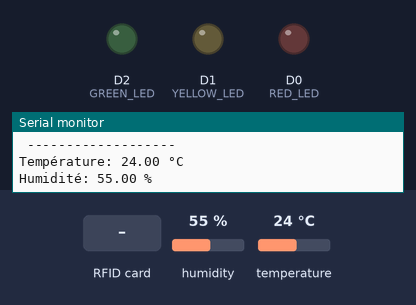
The sketch below on a simulated ESP8266 (NodeMCU). On the bench: output pins drawn as LEDs (lit = HIGH), the last lines printed to the serial monitor. The test bench sets the inputs (shaded band); at power-on: humidity 55 %, temperature 24 °C. WiFi joins after 1.5 s; servers stay silent unless stated; network time is answered at once with the bench clock; the local clock reads 2024-03-15 10:24:30 at power-on unless the sketch sets it; no MQTT or app messages arrive unless stated.

Above: at 2.7 s.
2.8 s: RFID card 40 AC 1C 7A held to the reader
At 4.2 s:
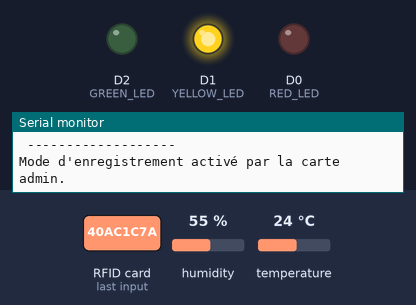
6.2 s: RFID card 5E 7A 19 C4 held to the reader
8.2 s: RFID card 5E 7A 19 C4 held to the reader
At 9.4 s:
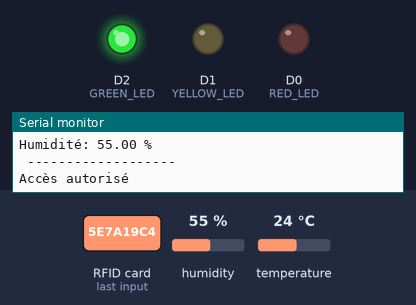
Timing chart, 0 to 11.3 s (numbered marks = the images above; inputs shaded):
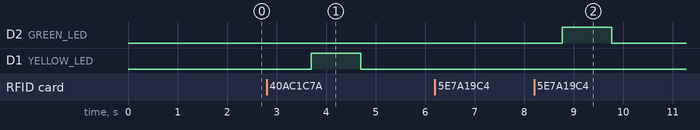

Measured:
- after the input at 2.8 s, D1 (YELLOW_LED): LOW → HIGH after 0.90 s, → LOW 1.0 s later
- after the input at 8.2 s, D2 (GREEN_LED): LOW → HIGH after 0.57 s, → LOW 1.0 s later

The sketch:

zone_rouge_1.ino
```cpp
#include <ESP8266WiFi.h>
#include <PubSubClient.h>
#include <SPI.h>
#include <MFRC522.h>
#include <DHT.h>
#include <TimeLib.h>
#include <NTPClient.h>
#include <WiFiUdp.h>

// Broches pour le capteur de température et d'humidité
#define DHT_PIN D3
#define DHT_TYPE DHT22

// Broches pour le lecteur RFID
#define SS_PIN D8
#define RST_PIN D4

// Broches pour les LEDs
#define RED_LED D0
#define YELLOW_LED D1
#define GREEN_LED D2

// Initialisation des capteurs
DHT dht(DHT_PIN, DHT_TYPE);
MFRC522 mfrc522(SS_PIN, RST_PIN);

// Configuration du réseau WiFi
const char* ssid = "Groupe3-IoT"; // Remplacez par le SSID de votre réseau WiFi
const char* password = "tpRT9025"; // Remplacez par le mot de passe de votre réseau WiFi

// Configuration du serveur MQTT
const char* mqtt_server = "192.168.1.100"; // Remplacez par l'adresse IP de votre serveur MQTT
const char* rfidTopic = "datacenter/sensors/RFID";

// Initialisation du client WiFi et MQTT
WiFiClientSecure espClient;
PubSubClient client(espClient);

// Liste des cartes autorisées
String card_list[10] = {"40AC1C7A"}; // Carte admin pré-enregistrée
int total_card = 1; // Commence à 1 en raison de la carte admin
String card_num;

// Variables pour le mode d'enregistrement
#define DELAI_PASSAGE_CARTE_MAITRE 10000
bool isRegisterMode = false;
unsigned long masterCardPresentedTime = 0;

// Variable pour vérifier si le capteur de température est trouvé
bool temperatureSensorFound = false;

// Variables pour stocker l'heure de début et de fin de l'accès
unsigned long accessStartTime = 0;
unsigned long accessEndTime = 0;

// Variables pour la gestion du temps
WiFiUDP ntpUDP;
NTPClient timeClient(ntpUDP, "europe.pool.ntp.org", 7200); // Décalage horaire pour la France (7200 secondes)

// Fonction de configuration, appelée une fois au démarrage
void setup() {
  Serial.begin(115200);

  // Configuration du client MQTT et du réseau WiFi
  espClient.setInsecure();
  client.setServer(mqtt_server, 8883);
  setup_wifi();

  // Initialisation des capteurs et des broches
  SPI.begin();
  mfrc522.PCD_Init();
  pinMode(RED_LED, OUTPUT);
  pinMode(YELLOW_LED, OUTPUT);
  pinMode(GREEN_LED, OUTPUT);
  digitalWrite(RED_LED, LOW);
  digitalWrite(YELLOW_LED, LOW);
  digitalWrite(GREEN_LED, LOW);
  setupSensors();

  // Démarrer la mise à jour de l'heure via NTP
  timeClient.begin();
}

// Fonction principale, exécutée en boucle
void loop() {
  // Mettre à jour l'heure via NTP
  timeClient.update();

  // Vérification de la connexion MQTT
  if (!client.connected()) {
    reconnect();
  } else {
    // Vérification du lecteur RFID
    checkRFID();

    // Lecture et publication de la température et de l'humidité
    readAndPublishTemperature();
    readAndPublishHumidity();
    delay(1000);
  }
  Serial.println("\n -------------------"); // Ajout d'une nouvelle ligne
  // Maintien de la connexion MQTT active
  client.loop();
}

// Fonction pour obtenir le numéro de carte RFID
String getCardNumber() {
  String UID = "";
  for (byte i = 0; i < mfrc522.uid.size; i++) {
    UID.concat(String(mfrc522.uid.uidByte[i] < 0x10 ? "0" : ""));
    UID.concat(String(mfrc522.uid.uidByte[i], HEX));
  }
  UID.toUpperCase();
  return UID;
}

// Fonction pour vérifier le lecteur RFID
void checkRFID() {
  if (mfrc522.PICC_IsNewCardPresent() && mfrc522.PICC_ReadCardSerial()) {
    card_num = getCardNumber();

    // Vérification de la carte admin
    if (card_num == "40AC1C7A") {
      // Mode d'enregistrement activé par la carte admin
      isRegisterMode = true;
      masterCardPresentedTime = millis();
      Serial.println("Mode d'enregistrement activé par la carte admin.");
      digitalWrite(YELLOW_LED, HIGH);
      delay(1000);
      digitalWrite(YELLOW_LED, LOW);
      mfrc522.PICC_HaltA();
      mfrc522.PCD_StopCrypto1();
      return;
    }

    // Gestion du mode d'enregistrement
    if (isRegisterMode && millis() - masterCardPresentedTime > DELAI_PASSAGE_CARTE_MAITRE) {
      isRegisterMode = false;
      Serial.println("Mode d'enregistrement désactivé (temps écoulé).");
      digitalWrite(YELLOW_LED, LOW);
    }

    // Enregistrement d'une nouvelle carte
    if (isRegisterMode) {
      if (total_card < 10) {
        card_list[total_card++] = card_num;
        Serial.println("Nouvelle carte enregistrée avec succès.");
        isRegisterMode = false;
      } else {
        Serial.println("Limite de cartes atteinte.");
      }
      mfrc522.PICC_HaltA();
      mfrc522.PCD_StopCrypto1();
      return;
    }

    // Vérification de l'accès autorisé
    showData();
  }
}

// Fonction pour afficher les données
void showData() {
  bool accessGranted = false;
  for (int i = 0; i < total_card; i++) {
    if (card_list[i].equals(card_num)) {
      accessGranted = true;
      break;
    }
  }

  // Gestion de l'accès
  if (accessGranted) {
    Serial.println("Accès autorisé");
    digitalWrite(GREEN_LED, HIGH);
    delay(1000);
    digitalWrite(GREEN_LED, LOW);
    accessStartTime = millis();
    unsigned long accessDuration = (millis() - accessStartTime) / 1000;
    String dateTime = getCurrentTime();
    String message = "ID carte : " + card_num + ", Accès autorisé, Date : " + dateTime + ", Durée d'accès : " + String(accessDuration) + " secondes";
    publishMessage(message);
  } else {
    Serial.println("Accès refusé");
    digitalWrite(RED_LED, HIGH);
    delay(1000);
    digitalWrite(RED_LED, LOW);
    String dateTime = getCurrentTime();
    String message = "ID carte : " + card_num + ", Accès refusé, Date : " + dateTime;
    publishMessage(message);
  }
}

// Fonction pour publier un message sur le topic MQTT
void publishMessage(String message) {
  // Attendre que la connexion au serveur MQTT soit établie
  while (!client.connected()) {
    Serial.println("Connexion au serveur MQTT en cours...");
    if (client.connect("ESP8266Client", "Groupe3-IoT", "tpRT9025")) {
      Serial.println("Connecté au serveur MQTT");
    } else {
      Serial.println("Échec de connexion au serveur MQTT. Nouvelle tentative dans 5 secondes...");
      delay(5000); // Attendre 5 secondes avant la nouvelle tentative
    }
  }

  // Publier le message sur le topic MQTT
  if (client.publish(rfidTopic, message.c_str())) {
    Serial.println("Message publié avec succès sur le topic RFID");
  } else {
    Serial.println("Échec de la publication du message sur le topic RFID");
  }
}


// Fonction pour initialiser les capteurs
void setupSensors() {
  dht.begin();
  Serial.println("Capteur DHT initialisé");
  temperatureSensorFound = true;
}

// Fonction pour lire et publier la température
void readAndPublishTemperature() {
  if (temperatureSensorFound) {
    float temperature = dht.readTemperature();
    if (!isnan(temperature)) {
      Serial.print("Température: ");
      Serial.print(temperature);
      Serial.println(" °C");
      if (client.connected()) {
        client.publish("datacenter/sensors/temperature", String(temperature).c_str());
      } else {
        reconnect();
      }
    } else {
      Serial.println("Échec de lecture de la température !");
    }
  } else {
    Serial.println("Capteur de température introuvable !");
  }
}

// Fonction pour lire et publier l'humidité
void readAndPublishHumidity() {
  if (temperatureSensorFound) {
    float humidity = dht.readHumidity();
    if (!isnan(humidity)) {
      Serial.print("Humidité: ");
      Serial.print(humidity);
      Serial.println(" %");
      if (client.connected()) {
        client.publish("datacenter/sensors/humidite", String(humidity).c_str());
      } else {
        reconnect();
      }
    } else {
      Serial.println("Échec de lecture de l'humidité !");
    }
  } else {
    Serial.println("Capteur de température introuvable !");
  }
}

// Fonction pour obtenir l'heure actuelle sous forme de chaîne de caractères
String getCurrentTime() {
  return timeClient.getFormattedTime();
}

// Fonction de configuration du réseau WiFi
void setup_wifi() {
  Serial.print("Connexion à ");
  Serial.println(ssid);
  WiFi.begin(ssid, password);
  while (WiFi.status() != WL_CONNECTED) {
    delay(500);
    Serial.print(".");
  }
  Serial.println("");
  Serial.println("WiFi connecté");
  Serial.println("Adresse IP: ");
  Serial.println(WiFi.localIP());
}

// Fonction pour reconnecter au serveur MQTT
void reconnect() {
  while (!client.connected()) {
    Serial.print("Tentative de connexion au serveur MQTT...");
    if (client.connect("ESP8266Client", "Groupe3-IoT", "tpRT9025")) {
      Serial.println("Connecté");
    } else {
      Serial.print("Échec, rc=");
      Serial.print(client.state());
      Serial.println(" nouvelle tentative dans 5 secondes");
      delay(5000);
    }
  }
}
```
